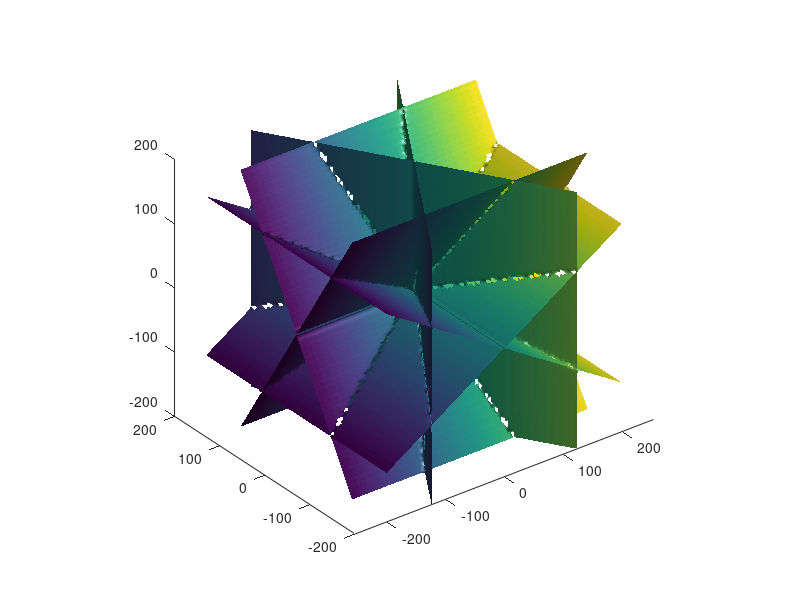

Here is the MATLAB script that generated this plot:
x = linspace(-200,200,100); %usare 100 se si usa octave
y = linspace(-200,200,100); %usare 100 se si usa octave
z = linspace(-200,200,100); %usare 100 se si usa octave

[X,Y,Z] = meshgrid(x,y,z);

a=(1+sqrt(5))/2; 

p=(a*X-Y).*(a*X+Y);
q=(a*Y-Z).*(a*Y+Z);
r=(a*Z-X).*(a*Z+X);

k=4*sqrt(5)-8;

f=X.^2+Y.^2+Z.^2-1;
rhs=k*p.*q.*r;
F=f.^2-rhs;


axis equal
isosurface(X,Y,Z,F,0,X)